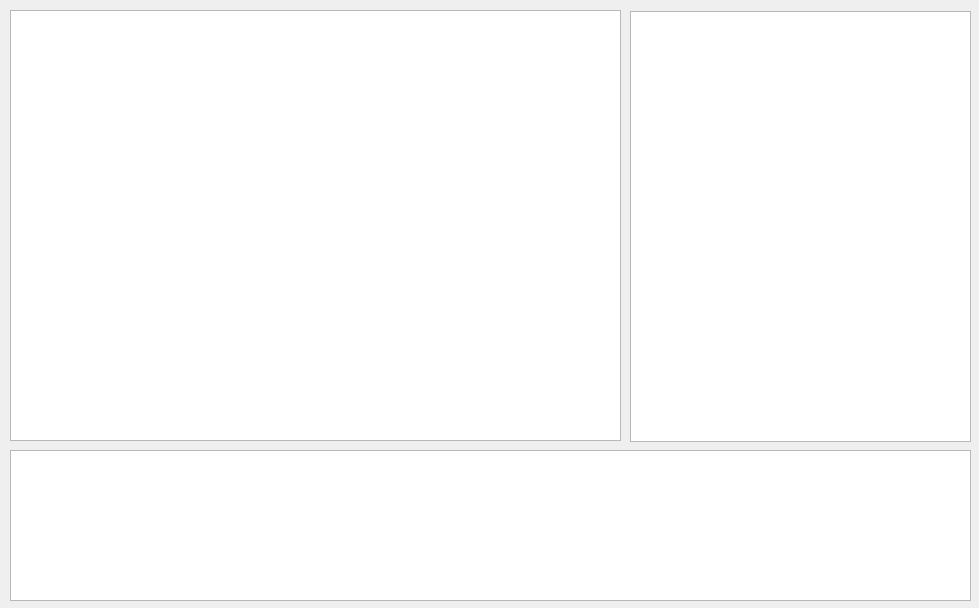
<?xml version="1.0" encoding="UTF-8"?>
<ui version="4.0">
 <class>CFrmRawMqtt</class>
 <widget class="QDialog" name="CFrmRawMqtt">
  <property name="geometry">
   <rect>
    <x>0</x>
    <y>0</y>
    <width>979</width>
    <height>608</height>
   </rect>
  </property>
  <property name="windowTitle">
   <string>Dialog</string>
  </property>
  <widget class="QTreeView" name="treeTopics">
   <property name="geometry">
    <rect>
     <x>10</x>
     <y>10</y>
     <width>611</width>
     <height>431</height>
    </rect>
   </property>
   <property name="sizePolicy">
    <sizepolicy hsizetype="Expanding" vsizetype="Expanding">
     <horstretch>4</horstretch>
     <verstretch>0</verstretch>
    </sizepolicy>
   </property>
  </widget>
  <widget class="QListView" name="listPublish">
   <property name="geometry">
    <rect>
     <x>10</x>
     <y>450</y>
     <width>961</width>
     <height>151</height>
    </rect>
   </property>
  </widget>
  <widget class="QTextBrowser" name="content">
   <property name="geometry">
    <rect>
     <x>630</x>
     <y>11</y>
     <width>341</width>
     <height>431</height>
    </rect>
   </property>
   <property name="sizePolicy">
    <sizepolicy hsizetype="Minimum" vsizetype="Expanding">
     <horstretch>2</horstretch>
     <verstretch>0</verstretch>
    </sizepolicy>
   </property>
  </widget>
  <widget class="QWidget" name="verticalWidget" native="true">
   <property name="geometry">
    <rect>
     <x>0</x>
     <y>0</y>
     <width>961</width>
     <height>591</height>
    </rect>
   </property>
   <property name="sizePolicy">
    <sizepolicy hsizetype="Preferred" vsizetype="Preferred">
     <horstretch>6</horstretch>
     <verstretch>0</verstretch>
    </sizepolicy>
   </property>
   <layout class="QVBoxLayout" name="verticalLayout"/>
  </widget>
 </widget>
 <resources/>
 <connections/>
</ui>
